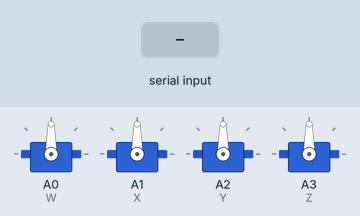
This sketch was run on a simulated Arduino Mega 2560, built with avr-gcc and run on an emulated ATmega2560. Parts: 4 × servo. The test bench sets the inputs (shaded band).

Above: at 1.2 s.
1.3 s: "1" received over Serial
At 1.7 s:
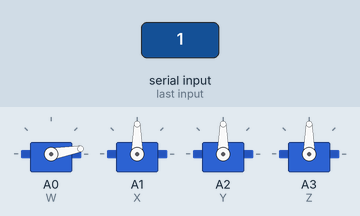
2.8 s: "3" received over Serial
At 4.0 s:
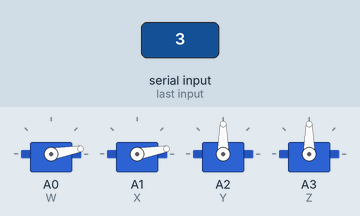
4.3 s: "5" received over Serial
At 5.1 s:
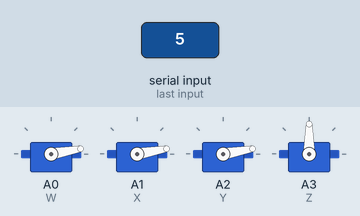
5.8 s: "7" received over Serial
At 6.3 s:
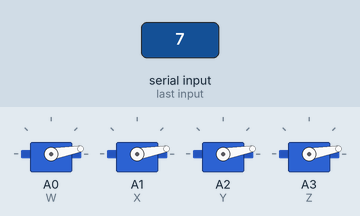
7.3 s: "1" received over Serial
At 8.5 s:
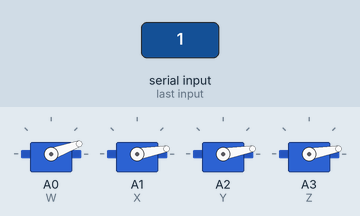
8.8 s: "2" received over Serial
At 9.8 s:
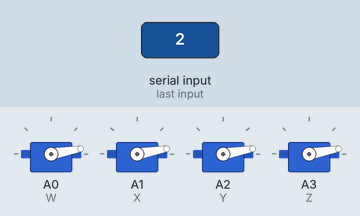
Timing chart, 0 to 11.3 s (numbered marks = the images above; inputs shaded):
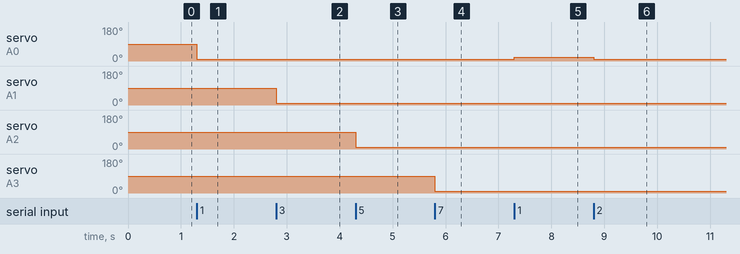

The sketch:

left_arm...attached_to_bot.ino
```cpp
#include<Servo.h>
/////////////////////////////////////////////////////

//COMING TO ROBOT AND ATTACHED TO LINE


////////////////////////////////////////////
Servo W,X,Y,Z;
int w,x,y,z,cnt =10;
char a;
void setup() {
  // put your setup code here, to run once:
W.attach(A0);
X.attach(A1);
Y.attach(A2);
Z.attach(A3);
Serial.begin(9600);
Serial3.begin(9600);//connected to 14,15 tx and rx
//Servo left arm are A0,A1,A2,A3,.......GRIPPER1 TO J17(ie to arduino A4)
//Servo right arm GRIPPER 2 TO J28(ie arduino 11).....A6,A7,7,8
}

void loop() {
  // put your main code here, to run repeatedly:
if(Serial.available())
{
  a=Serial.read();
  switch(a)
  {
    case '1':
    if(w<180)
    {
      w+=cnt;
      W.write(w);
    }
    break;
    case '2':
    if(w>0)
    {
      w-=cnt;
      W.write(w);
    }
    break;
    case '3':
    if(x<180)
    {
      x+=cnt;
      X.write(x);
    }
    break;
    case '4':
    if(x>0)
    {
      x-=cnt;
      X.write(x);
    }
    break;
    case '5':
    if(y<180)
    {
      y+=cnt;
      Y.write(y);
    }
    break;
    case '6':
    if(y>0)
    {
      y-=cnt;
      Y.write(y);
    }
    break;
    case '7':
    if(z<180)
    {
      z+=cnt;
      Z.write(z);
    }
    break;
    case '8':
    if(z>0)
    {
      z-=cnt;
      Z.write(z);
    }
    break;
    case '9': //sending data to arduino uno....to be checked in encoder code........
    Serial3.println('9');//sending data to arduino uno....to be checked in encoder code........
    break;
    case 'a':
    Serial3.println('a');//sending data to arduino uno....to be checked in encoder code........
    break;
    case 'b':
    Serial3.println('b');//sending data to arduino uno....to be checked in encoder code........
    break;
  }
}
}
```

Measured:
- after the input at 1.3 s, servo on A0 (W): 90° → 10° at once
- after the input at 2.8 s, servo on A1 (X): 90° → 10° at once
- after the input at 4.3 s, servo on A2 (Y): 90° → 10° at once
- after the input at 5.8 s, servo on A3 (Z): 90° → 10° at once
- after the input at 7.3 s, servo on A0 (W): 10° → 20° at once
- after the input at 8.8 s, servo on A0 (W): 20° → 10° at once
